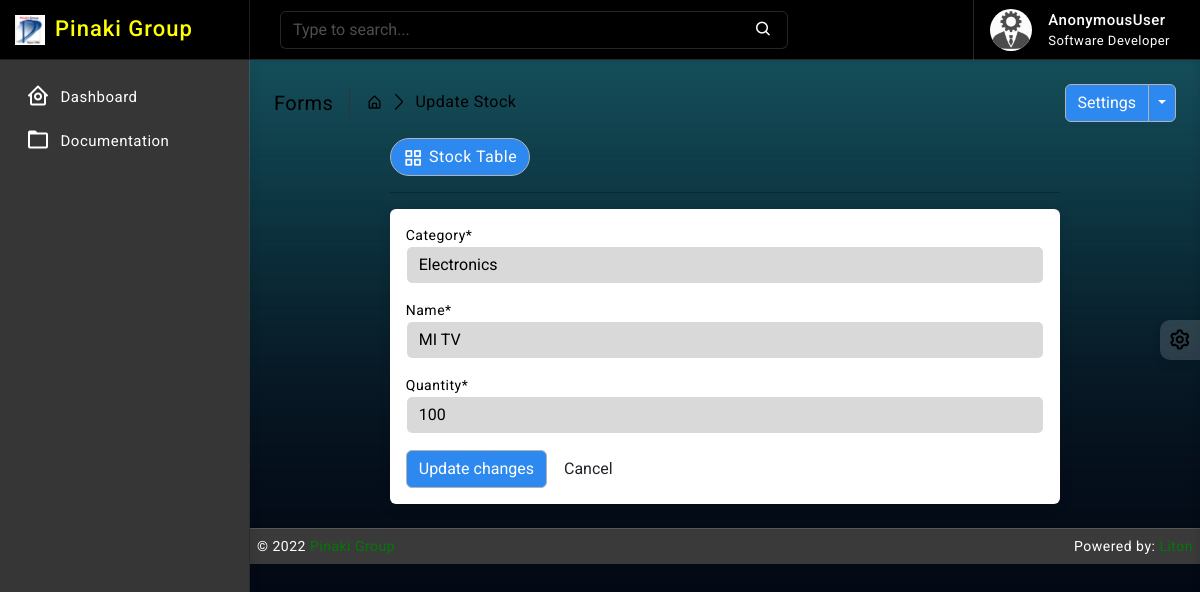
/stock/1/edit, run on an earlier commit of the app's database.
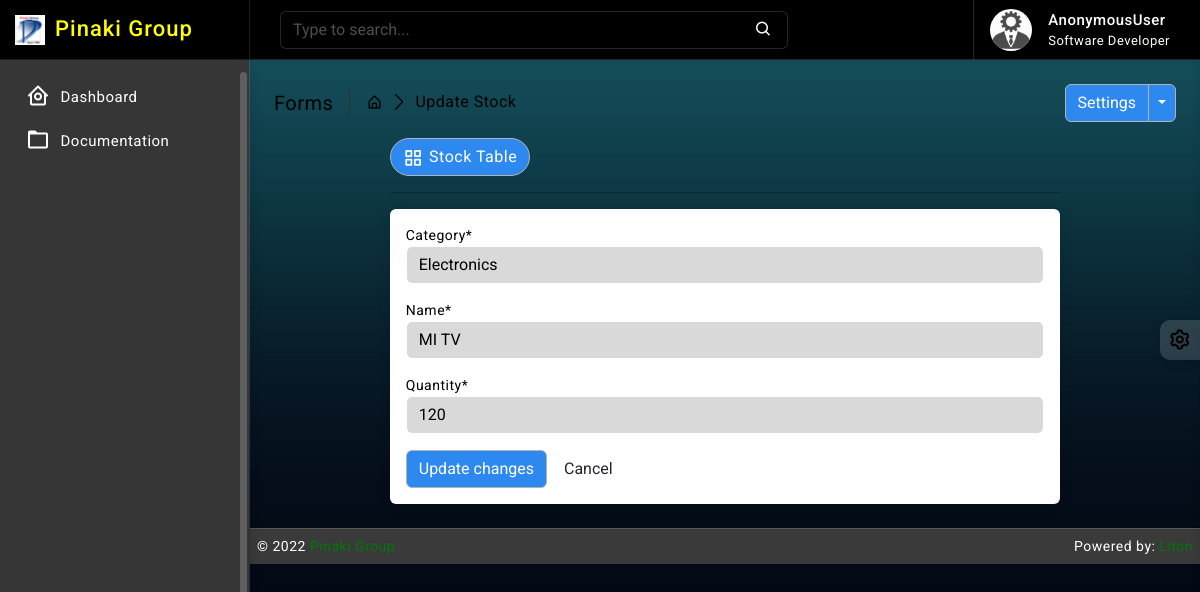
And on a later commit of the database.
### stock/models.py (models this page shows, shortened)
class Stock(models.Model):
    id = models.AutoField(primary_key=True)
    category = models.ForeignKey(Category, on_delete=models.CASCADE, blank=False)
    name = models.CharField(max_length=30, unique=True)
    quantity = models.IntegerField(default=1)
    is_deleted = models.BooleanField(default=False)

### stock/views.py (the view)
# urls.py: path('<int:pk>/edit', views.StockUpdateView.as_view(), name='stock_update'),
class StockUpdateView(SuccessMessageMixin, UpdateView):                                 # updateview class to edit stock, mixin used to display message
    model = Stock                                                                       # setting 'Stock' model as model
    form_class = StockForm                                                              # setting 'StockForm' form as form
    template_name = "stock/update.html"                                                 # 'edit_stock.html' used as the template
    success_url = '/stock'                                                              # redirects to 'inventory' page in the url after submitting the form
    success_message = "Stock has been updated successfully"                             # displays message when form is submitted
    def get_context_data(self, **kwargs):                                               # used to send additional context
        context = super().get_context_data(**kwargs)
        return context

### stock/forms.py
class StockForm(forms.ModelForm):
    def __init__(self, *args, **kwargs):                          # used to set css classes to the various fields
        super().__init__(*args, **kwargs)
        self.fields['category'].widget.attrs.update({'class': 'textinput form-control'})
        self.fields['name'].widget.attrs.update({'class': 'textinput form-control'})
        self.fields['quantity'].widget.attrs.update({'class': 'textinput form-control', 'min': '0'})
    class Meta:
        model = Stock
        fields = ['category', 'name', 'quantity']

### category/models.py (called while the page is built)
    def __str__(self):
        return self.name

### templates/stock/update.html (shortened to what this page needs)
{% extends 'base/base.html' %}
{% block body %}
{% load crispy_forms_tags %}
{% load static %}
<div class="page-wrapper">
	<div class="page-content">
		<div class="page-breadcrumb d-none d-sm-flex align-items-center mb-3">
			<div class="breadcrumb-title pe-3">Forms</div>
			<div class="ps-3">
				<nav aria-label="breadcrumb">
					<ol class="breadcrumb mb-0 p-0">
						<li class="breadcrumb-item">
							<a href="#">
								<i class="bx bx-home-alt"></i>
							</a>
						</li>
						<li class="breadcrumb-item active" aria-current="page">Update Stock</li>
					</ol>
				</nav>
			</div>
			<div class="ms-auto">
				<div class="btn-group">
					<button type="button" class="btn btn-light">Settings</button>
					<button type="button" class="btn btn-light dropdown-toggle dropdown-toggle-split" data-bs-toggle="dropdown">
					</button>
				</div>
			</div>
		</div>
		<div class="row">
			<div class="col-xl-9 mx-auto">
				<div class="ms-auto">
					<a href="{% url 'stock_read' %}" class="btn btn-light radius-30 mt-2 mt-lg-0">
						<i class="bx bx-grid-alt"></i>Stock Table
					</a>
				</div>
				<hr/>
				<div class="card">
					<div class="card-body">
						<form class="row g-3" method="POST">
								<div class="col-sm-12">
									<div class="controls">
										{{ form.category|as_crispy_field }}
									</div>
								</div><br>
								<div class="col-sm-12">
									<div class="controls">
										{{ form.name|as_crispy_field }}
									</div>
								</div><br>
								<div class="col-sm-12">
									<div class="controls">
										{{ form.quantity|as_crispy_field }}
									</div>
								</div><br>
							<div class="form-actions">
								<button type="submit" class="btn btn-light">Update changes</button>
								<button type="reset" class="btn">Cancel</button>
							</div>
						</form>
					</div>
				</div>
			</div>
		</div>
	</div>
</div>
{% endblock body %}

What changed in the data, as far as the page shows it:
changed Stock "Electronics": quantity "100" → "120"
